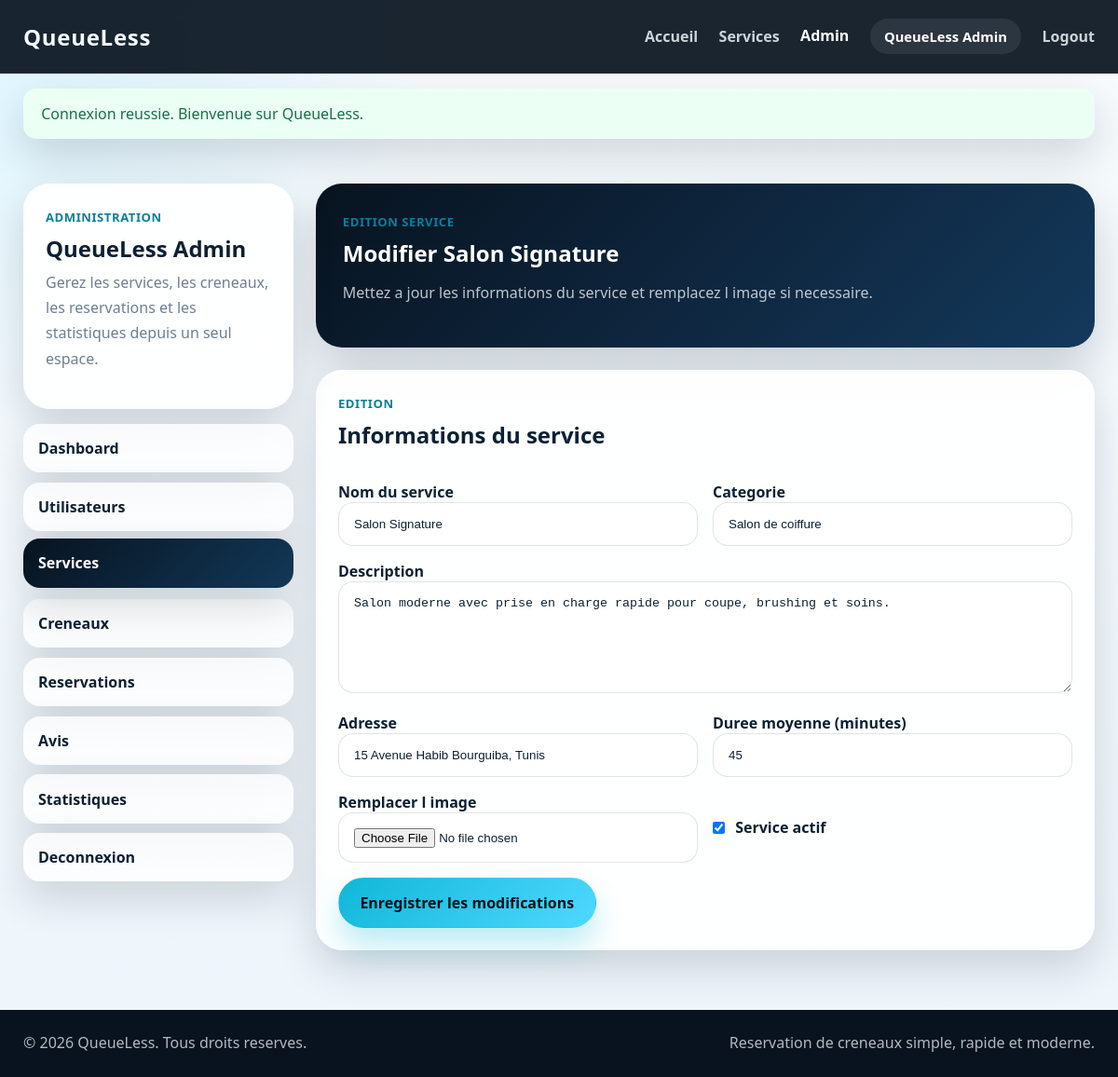
Page /admin/edit_service.php?id=1 (signed in) on the committed database.
### tables this page shows
CREATE TABLE services (
    id INT UNSIGNED AUTO_INCREMENT PRIMARY KEY,
    nom VARCHAR(150) NOT NULL,
    description TEXT NOT NULL,
    categorie VARCHAR(100) NOT NULL,
    adresse VARCHAR(255) NOT NULL,
    image VARCHAR(255) DEFAULT NULL,
    duree_moyenne INT UNSIGNED NOT NULL DEFAULT 30,
    actif TINYINT(1) NOT NULL DEFAULT 1,
    created_at TIMESTAMP NOT NULL DEFAULT CURRENT_TIMESTAMP,
    INDEX idx_services_categorie (categorie),
    INDEX idx_services_actif (actif)
);

### includes/functions.php (called while the page is built, shortened)
<?php
function e(?string $value): string
{
    return htmlspecialchars((string) $value, ENT_QUOTES, 'UTF-8');
}
function url(string $path = ''): string
{
    $path = ltrim($path, '/');
    return (APP_URL !== '' ? APP_URL : '') . '/' . $path;
}

### admin/edit_service.php (the view, shortened to what this page needs)
<?php
$serviceId = (int) ($_GET['id'] ?? 0);
$service = null;
try {
    $pdo = getPDO();
    $statement = $pdo->prepare(
        'SELECT id, nom, description, categorie, adresse, image, duree_moyenne, actif
        FROM services
        WHERE id = :id
        LIMIT 1'
    );
    $statement->execute([
        'id' => $serviceId,
    ]);
    $service = $statement->fetch();
} catch (Throwable $exception) {
    $service = null;
}
require_once __DIR__ . '/../includes/header.php';
?>
<section class="dashboard-section">
    <div class="container dashboard-layout">
        <?php include __DIR__ . '/../includes/sidebar_admin.php'; ?>
        <div class="dashboard-main">
            <div class="dashboard-hero">
                <span class="dashboard-kicker">Edition service</span>
                <h1>Modifier <?= e((string) $service['nom']); ?></h1>
                <p>Mettez a jour les informations du service et remplacez l image si necessaire.</p>
            </div>
            <section class="content-panel">
                <div class="panel-heading">
                    <div>
                        <span class="small-label">Edition</span>
                        <h2>Informations du service</h2>
                    </div>
                </div>
                <form class="admin-form" method="POST" action="<?= url('actions/edit_service_action.php'); ?>" enctype="multipart/form-data" data-validate>
                    <div class="field-grid">
                        <div class="form-group">
                            <label for="nom">Nom du service</label>
                            <input type="text" id="nom" name="nom" value="<?= e((string) $service['nom']); ?>" required>
                        </div>
                        <div class="form-group">
                            <label for="categorie">Categorie</label>
                            <input type="text" id="categorie" name="categorie" value="<?= e((string) $service['categorie']); ?>" required>
                        </div>
                    </div>
                    <div class="form-group">
                        <label for="description">Description</label>
                        <textarea id="description" name="description" rows="5" required><?= e((string) $service['description']); ?></textarea>
                    </div>
                    <div class="field-grid">
                        <div class="form-group">
                            <label for="adresse">Adresse</label>
                            <input type="text" id="adresse" name="adresse" value="<?= e((string) $service['adresse']); ?>" required>
                        </div>
                        <div class="form-group">
                            <label for="duree_moyenne">Duree moyenne (minutes)</label>
                            <input type="number" id="duree_moyenne" name="duree_moyenne" min="5" value="<?= e((string) $service['duree_moyenne']); ?>" required>
                        </div>
                    </div>
                    <div class="field-grid">
                        <div class="form-group">
                            <label for="image">Remplacer l image</label>
                            <input type="file" id="image" name="image" accept=".jpg,.jpeg,.png,.webp">
                        </div>
                        <div class="form-group checkbox-group">
                            <label class="checkbox-row">
                                <input type="checkbox" name="actif" <?= (int) $service['actif'] === 1 ? 'checked' : ''; ?>>
                                <span>Service actif</span>
                            </label>
                        </div>
                    </div>
                    <div class="form-actions">
                        <button class="btn btn-primary" type="submit">Enregistrer les modifications</button>
                        <a class="btn btn-secondary" href="<?= url('admin/services.php'); ?>">Retour</a>
                    </div>
                </form>
            </section>
        </div>
    </div>
</section>
<?php require_once __DIR__ . '/../includes/footer.php'; ?>

### assets/css/style.css (style rules this page uses)
:root { --bg-dark: #07131f; --bg-dark-soft: #0d1c2c; --bg-light: #f4f9fc; --surface: rgba(255, 255, 255, 0.08); --surface-solid: #ffffff; --text-main: #0c2033; --text-light: #f4fbff; --text-muted: #6d7f91; --primary: #10b7d8; --primary-dark: #0a7f9d; --accent: #4fd8ff; --border: rgba(255, 255, 255, 0.12); --shadow: 0 18px 45px rgba(6, 18, 32, 0.16); --radius-lg: 28px; --radius-md: 20px; --radius-sm: 14px; --transition: 0.25s ease; }
* { box-sizing: border-box; }
html { scroll-behavior: smooth; }
body { margin: 0; font-family: "Segoe UI", Tahoma, Geneva, Verdana, sans-serif; color: var(--text-main); background: radial-gradient(circle at top left, rgba(79, 216, 255, 0.16), transparent 28%), linear-gradient(180deg, #f7fbfe 0%, #edf5fb 100%); }
a { color: inherit; text-decoration: none; }
button { font: inherit; }
h1, h2, h3 { margin-top: 0; margin-bottom: 1rem; line-height: 1.1; }
p { margin-top: 0; margin-bottom: 1rem; color: var(--text-muted); line-height: 1.7; }
.container { width: min(1150px, calc(100% - 2rem)); margin: 0 auto; }
.btn { display: inline-flex; align-items: center; justify-content: center; padding: 0.95rem 1.4rem; border: 1px solid transparent; border-radius: 999px; font-weight: 700; transition: transform var(--transition), box-shadow var(--transition), background var(--transition); }
.btn-primary { background: linear-gradient(135deg, var(--primary) 0%, var(--accent) 100%); color: #04111d; box-shadow: 0 18px 32px rgba(16, 183, 216, 0.28); }
.btn-secondary { background: rgba(255, 255, 255, 0.08); border-color: rgba(255, 255, 255, 0.16); color: #ffffff; }
.content-panel { padding: 1.5rem; border-radius: var(--radius-lg); background: rgba(255, 255, 255, 0.96); box-shadow: var(--shadow); }
.panel-heading { display: flex; justify-content: space-between; align-items: flex-start; gap: 1rem; margin-bottom: 1.25rem; }
.small-label { display: inline-block; margin-bottom: 0.75rem; font-size: 0.82rem; font-weight: 700; letter-spacing: 0.04em; text-transform: uppercase; color: var(--primary-dark); }

### assets/css/dashboard.css (style rules this page uses)
.dashboard-section { padding: 3rem 0 4rem; }
.dashboard-layout { display: grid; grid-template-columns: 290px minmax(0, 1fr); gap: 1.5rem; align-items: start; }
.sidebar-panel, .content-panel, .stat-panel, .detail-card { background: rgba(255, 255, 255, 0.96); border-radius: var(--radius-lg); box-shadow: var(--shadow); }
.sidebar-label, .small-label, .dashboard-kicker { display: inline-block; margin-bottom: 0.75rem; font-size: 0.82rem; font-weight: 700; letter-spacing: 0.04em; text-transform: uppercase; color: var(--primary-dark); }
.dashboard-main { display: grid; gap: 1.5rem; }
.dashboard-hero { padding: 1.8rem; border-radius: var(--radius-lg); background: linear-gradient(135deg, #07131f 0%, #0f2740 54%, #13395b 100%); color: #ffffff; box-shadow: 0 24px 50px rgba(7, 19, 31, 0.18); }
.dashboard-hero p { max-width: 720px; color: rgba(244, 251, 255, 0.76); }
.content-panel { padding: 1.5rem; }
.admin-form { display: grid; gap: 1rem; }
.field-grid { display: grid; grid-template-columns: repeat(2, minmax(0, 1fr)); gap: 1rem; }
.admin-form label, .inline-filter label { font-weight: 700; color: var(--text-main); }
.admin-form input, .admin-form textarea, .admin-form select, .inline-filter select { width: 100%; padding: 0.95rem 1rem; border: 1px solid rgba(12, 32, 51, 0.12); border-radius: 16px; background: #ffffff; color: var(--text-main); transition: border-color var(--transition), box-shadow var(--transition); }
.admin-form textarea { min-height: 120px; resize: vertical; }
.checkbox-group { display: flex; align-items: center; }
.checkbox-row { display: inline-flex; align-items: center; gap: 0.7rem; font-weight: 700; }
.checkbox-row input { width: auto; margin: 0; }
.panel-heading { display: flex; justify-content: space-between; align-items: flex-start; gap: 1rem; margin-bottom: 1.25rem; }

### rows in the picture
services: nom "Salon Signature", categorie "Salon de coiffure", description "Salon moderne avec prise en charge rapide pour coupe, brushing et soins.", adresse "15 Avenue Habib Bourguiba, Tunis", duree_moyenne "45", actif "☑"

### other values in the picture
$flashMessage['message'] "Connexion reussie. Bienvenue sur QueueLess."
$displayName !== '' ? $displayName : 'Admin QueueLess' "QueueLess Admin"
